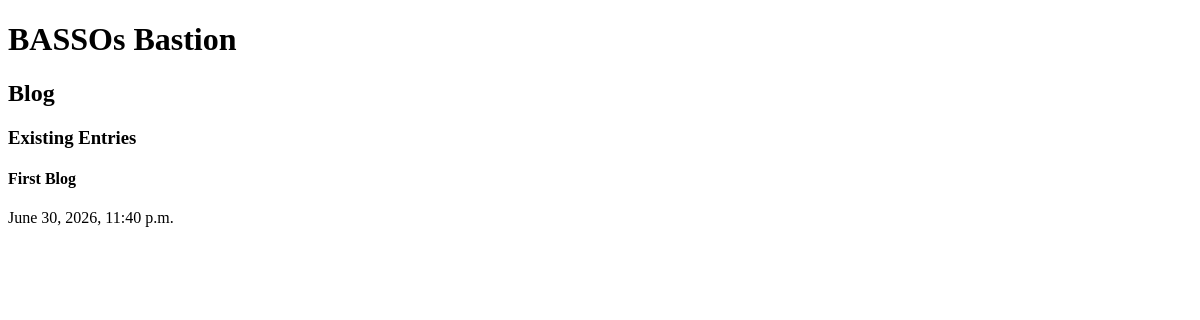
The page /django/blog/ on the database as committed earlier.
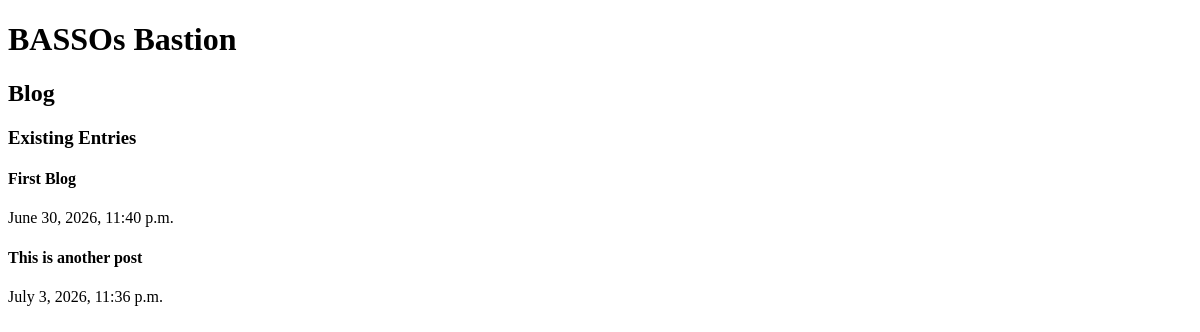
The same page on the database as committed later.
### blog/models.py (models this page shows, shortened)
class Post(models.Model):
    title = models.CharField(max_length=200)
    text = models.TextField()
    created_date = models.DateTimeField(default=timezone.now)

### blog/views.py (the view)
# urls.py: path('django/blog/', views.blog_home),
def blog_home(request):
    posts = Post.objects.order_by("created_date")
    return render(request, 'blog/blog_home.html', {"posts": posts})

### blog/templates/blog/blog_home.html
<!DOCTYPE html>
<html>
	<h1>BASSOs Bastion</h1>
	<h2>Blog</h2>
    <h3>Existing Entries</h3>
    {%for post in posts%}
        <article>
            <h4>{{post.title}}</h4>
            <p>{{post.created_date}}</p>
        </article>
    {%endfor%}
</html>

Rows that differ between the two databases and show on the page:
added Post: title "This is another post", created_date "July 3, 2026, 11:36 p.m."
